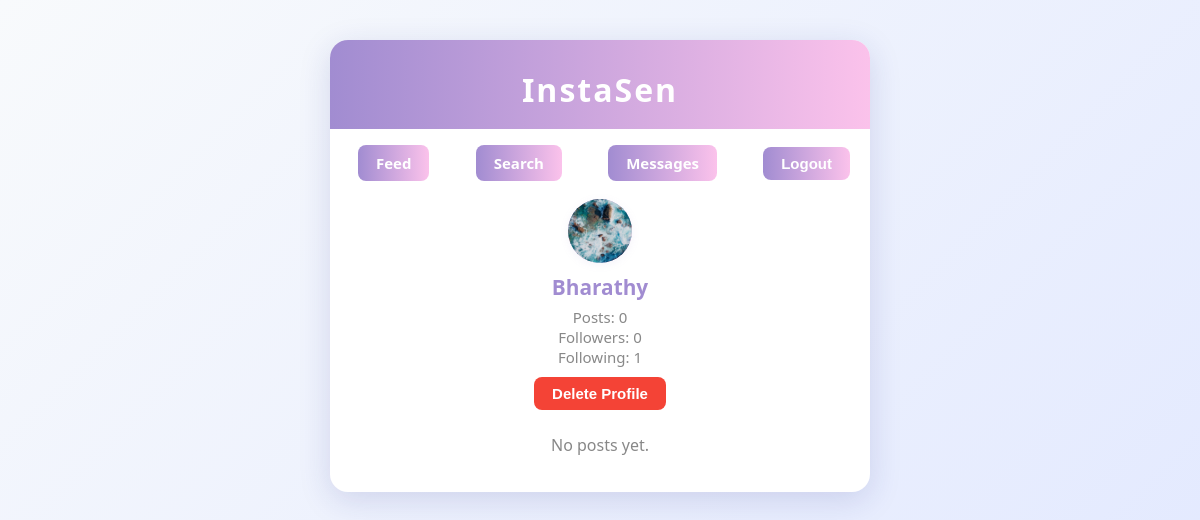
/user/Bharathy (signed in), run on the app's committed database.
### models.py (models this page shows)
class User(UserMixin, db.Model):
    id = db.Column(db.Integer, primary_key=True)
    username = db.Column(db.String(80), unique=True, nullable=False)
    password = db.Column(db.String(200), nullable=False)
    profile_image = db.Column(db.String(120), nullable=True)
    posts = db.relationship('Post', backref='author', lazy=True)
    comments = db.relationship('Comment', backref='author', lazy=True)
    likes = db.relationship('Like', backref='user', lazy=True)
    notifications = db.relationship('Notification', backref='user', lazy=True)
    followed = db.relationship('Follow', foreign_keys=[Follow.follower_id], backref='follower', lazy='dynamic')
    followers = db.relationship('Follow', foreign_keys=[Follow.followed_id], backref='followed', lazy='dynamic')
    sent_messages = db.relationship('Message', foreign_keys=[Message.sender_id], backref='sender', lazy='dynamic')
    received_messages = db.relationship('Message', foreign_keys=[Message.recipient_id], backref='recipient', lazy='dynamic')

### main.py (the view)
@main_bp.route('/user/<username>')
@login_required
def profile(username):
    user = User.query.filter_by(username=username).first_or_404()
    posts = Post.query.filter_by(user_id=user.id).order_by(Post.timestamp.desc()).all()
    is_following = False
    if user.id != current_user.id:
        is_following = Follow.query.filter_by(follower_id=current_user.id, followed_id=user.id).first() is not None
    follower_count = user.followers.count()
    following_count = user.followed.count()
    return render_template('profile.html', user=user, posts=posts, is_following=is_following, follower_count=follower_count, following_count=following_count)

### app.py (called while the page is built)
@login_manager.user_loader
def load_user(user_id):
    return User.query.get(int(user_id))

### templates/profile.html (shortened to what this page needs)
<!DOCTYPE html>
<html lang="en">
<head>
</head>
<body>
    <div class="container">
        <div class="header">
            <h2>InstaSen</h2>
        </div>
        <div class="nav">
            <a href="{{ url_for('main.feed') }}">Feed</a>
            <a href="{{ url_for('main.search') }}">Search</a>
            <a href="{{ url_for('main.messages_inbox') }}">Messages</a>
            <form method="post" action="{{ url_for('auth.logout') }}" style="display:inline;">
                <button type="submit">Logout</button>
            </form>
        </div>
        <div class="profile-info">
            {% if user.id == current_user.id %}
                <form id="profile-image-form" method="post" action="{{ url_for('main.upload_profile_image') }}" enctype="multipart/form-data" style="margin-bottom:10px;">
                    <label for="profile-image-input" style="cursor:pointer;">
                        {% if user.profile_image %}
                            <img src="{{ url_for('static', filename='images/' ~ user.profile_image) }}" alt="Profile Image" class="avatar-large" style="object-fit:cover;"/>
                        {% else %}
                            <div class="avatar-large">{{ user.username[0]|upper }}</div>
                        {% endif %}
                    </label>
                </form>
            {% else %}
                {% if user.profile_image %}
                    <img src="{{ url_for('static', filename='images/' ~ user.profile_image) }}" alt="Profile Image" class="avatar-large" style="object-fit:cover;"/>
                {% else %}
                    <div class="avatar-large">{{ user.username[0]|upper }}</div>
                {% endif %}
            {% endif %}
            <div class="username">{{ user.username }}</div>
            <div class="stats">
                Posts: {{ posts|length }}<br>
                Followers: {{ follower_count }}<br>
                Following: {{ following_count }}
            </div>
            {% if user.id == current_user.id %}
                <form method="post" action="{{ url_for('main.delete_profile') }}" style="margin-top:10px;">
                    <button type="submit" style="background:#f44336;color:#fff;border:none;border-radius:8px;font-size:15px;font-weight:600;padding:8px 18px;cursor:pointer;" onclick="return confirm('Are you sure you want to delete your profile? This cannot be undone.');">
                        Delete Profile
                    </button>
                </form>
            {% endif %}
        </div>
        <div class="posts-list">
            {% for post in posts %}
                <div class="post">
                    <img class="post-image" src="{{ url_for('static', filename='images/' ~ post.image_filename) }}" alt="Post image">
                    {% if post.caption %}
                    <div class="caption">{{ post.caption }}</div>
                    {% endif %}
                    <div class="post-footer">
                        <div class="sentiment-box">
                            <span class="emoji">
                                {% if post.sentiment == 'Positive' %}😊{% elif post.sentiment == 'Negative' %}😞{% else %}😐{% endif %}
                            </span>
                            <span class="sentiment {{ post.sentiment }}">{{ post.sentiment }}</span>
                            <span class="score">({{ post.sentiment_score }})</span>
                        </div>
                        <div>
                            <span class="like-count">♥ {{ post.likes|length }}</span>
                            <span class="comment-count">💬 {{ post.comments|length }}</span>
                        </div>
                    </div>
                </div>
            {% else %}
                <p style="text-align:center; color:#888;">No posts yet.</p>
            {% endfor %}
        </div>
    </div>
</body>
</html>

### templates/profile.html (style rules this page uses)
body { background: linear-gradient(135deg, #f8fafc 0%, #e0e7ff 100%); font-family: 'Segoe UI', Arial, sans-serif; min-height: 100vh; margin: 0; }
.container { max-width: 540px; margin: 40px auto; background: #fff; border-radius: 18px; box-shadow: 0 8px 32px 0 rgba(31, 38, 135, 0.15); overflow: hidden; padding-bottom: 20px; }
.header { padding: 28px 20px 18px 20px; background: linear-gradient(90deg, #a18cd1 0%, #fbc2eb 100%); text-align: center; }
.header h2 { margin: 0; font-size: 2rem; color: #fff; letter-spacing: 2px; font-weight: 700; }
.nav { display: flex; justify-content: space-between; align-items: center; padding: 16px 20px 0 20px; }
.nav a, .nav form button { background: linear-gradient(90deg, #a18cd1 0%, #fbc2eb 100%); color: #fff; border: none; border-radius: 8px; font-size: 15px; font-weight: 600; padding: 8px 18px; text-decoration: none; margin-left: 8px; cursor: pointer; transition: background 0.2s, transform 0.1s; }
.profile-info { text-align: center; margin: 18px 0 24px 0; }
.avatar-large { width: 64px; height: 64px; border-radius: 50%; background: linear-gradient(135deg, #a18cd1 0%, #fbc2eb 100%); display: flex; align-items: center; justify-content: center; color: #fff; font-weight: bold; font-size: 2rem; margin: 0 auto 10px auto; box-shadow: 0 2px 8px 0 rgba(161, 140, 209, 0.10); }
.username { font-weight: bold; color: #a18cd1; font-size: 1.3rem; margin-bottom: 6px; }
.stats { color: #888; font-size: 15px; margin-bottom: 8px; }
.posts-list { padding: 0 20px; }

### data on the page
User: profile_image (picture), username "Bharathy"

### other printed values
{{ posts|length }} "0"
{{ follower_count }} "0"
{{ following_count }} "1"
